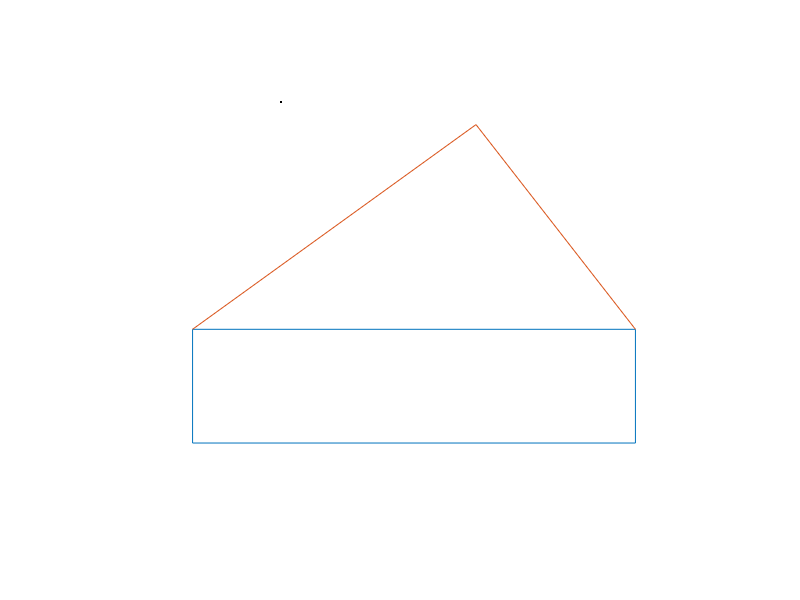

Source code (MATLAB): (Note: this script raises an error after producing the figure.)
clearvars
close all

fileName = 'mesh.pdf';

nodes = [0,0;
    5,0;
    5,1;
    16/5, 14/5;
    0,1];

elem = [1,2,3,5;
    3,4,5,3];

omega1 = [0,0; %rectangle
    5,0;
    5,1;
    0,1;
    0,0];

omega2 = [5,1; %right triangle
    16/5, 14/5;
    0,1];

axis equal

plot(omega1(:,1), omega1(:,2),'-',LineWidth=3,color='black')

axis([-1.0,6.0,-0.8,3.5])

axis off

hold on

plot(omega2(:,1), omega2(:,2),'-',LineWidth=3,color='black')

%Labels for global nodes
text(-0.4,-0.2,'\textcircled{1}',Interpreter='latex',FontSize=20)
text(5.1,-0.2,'\textcircled{2}',Interpreter='latex',FontSize=20)
text(5.1,1.0,'\textcircled{3}',Interpreter='latex',FontSize=20)
text(3,3,'\textcircled{4}',Interpreter='latex',FontSize=20)
text(-0.4,1.0,'\textcircled{5}',Interpreter='latex',FontSize=20)

%Labels for local nodes

%Element 1: rectangle
text(0.1,0.1,'$1$',Interpreter='latex',FontSize=12,color='blue')
text(4.8,0.1,'$2$',Interpreter='latex',FontSize=12,color='blue')
text(4.8,0.85,'$3$',Interpreter='latex',FontSize=12,color='blue')
text(0.1,0.85,'$4$',Interpreter='latex',FontSize=12,color='blue')

%Element 2: right triangle
text(4.65,1.1,'$1$',Interpreter='latex',FontSize=12,color='blue')
text(3.1,2.6,'$2$',Interpreter='latex',FontSize=12,color='blue')
text(0.4,1.1,'$3$',Interpreter='latex',FontSize=12,color = 'blue')

%Length of the edges
text(2.5,-0.2,'$5$',Interpreter='latex',FontSize=15,color='red')
text(5.1,0.5,'$1$',Interpreter='latex',FontSize=15,color='red')
text(4.2,2.0,'$3$',Interpreter='latex',FontSize=15,color='red')
text(1.4,2.0,'$4$',Interpreter='latex',FontSize=15,color='red')

%Labels of the elements
text(2.45,0.5,'$$\Omega^{1}$$',Interpreter='latex',FontSize=22)
text(2.75,1.7,'$$\Omega^{2}$$',Interpreter='latex',FontSize=22)

hold off

saveas(gcf,fileName,'pdf')